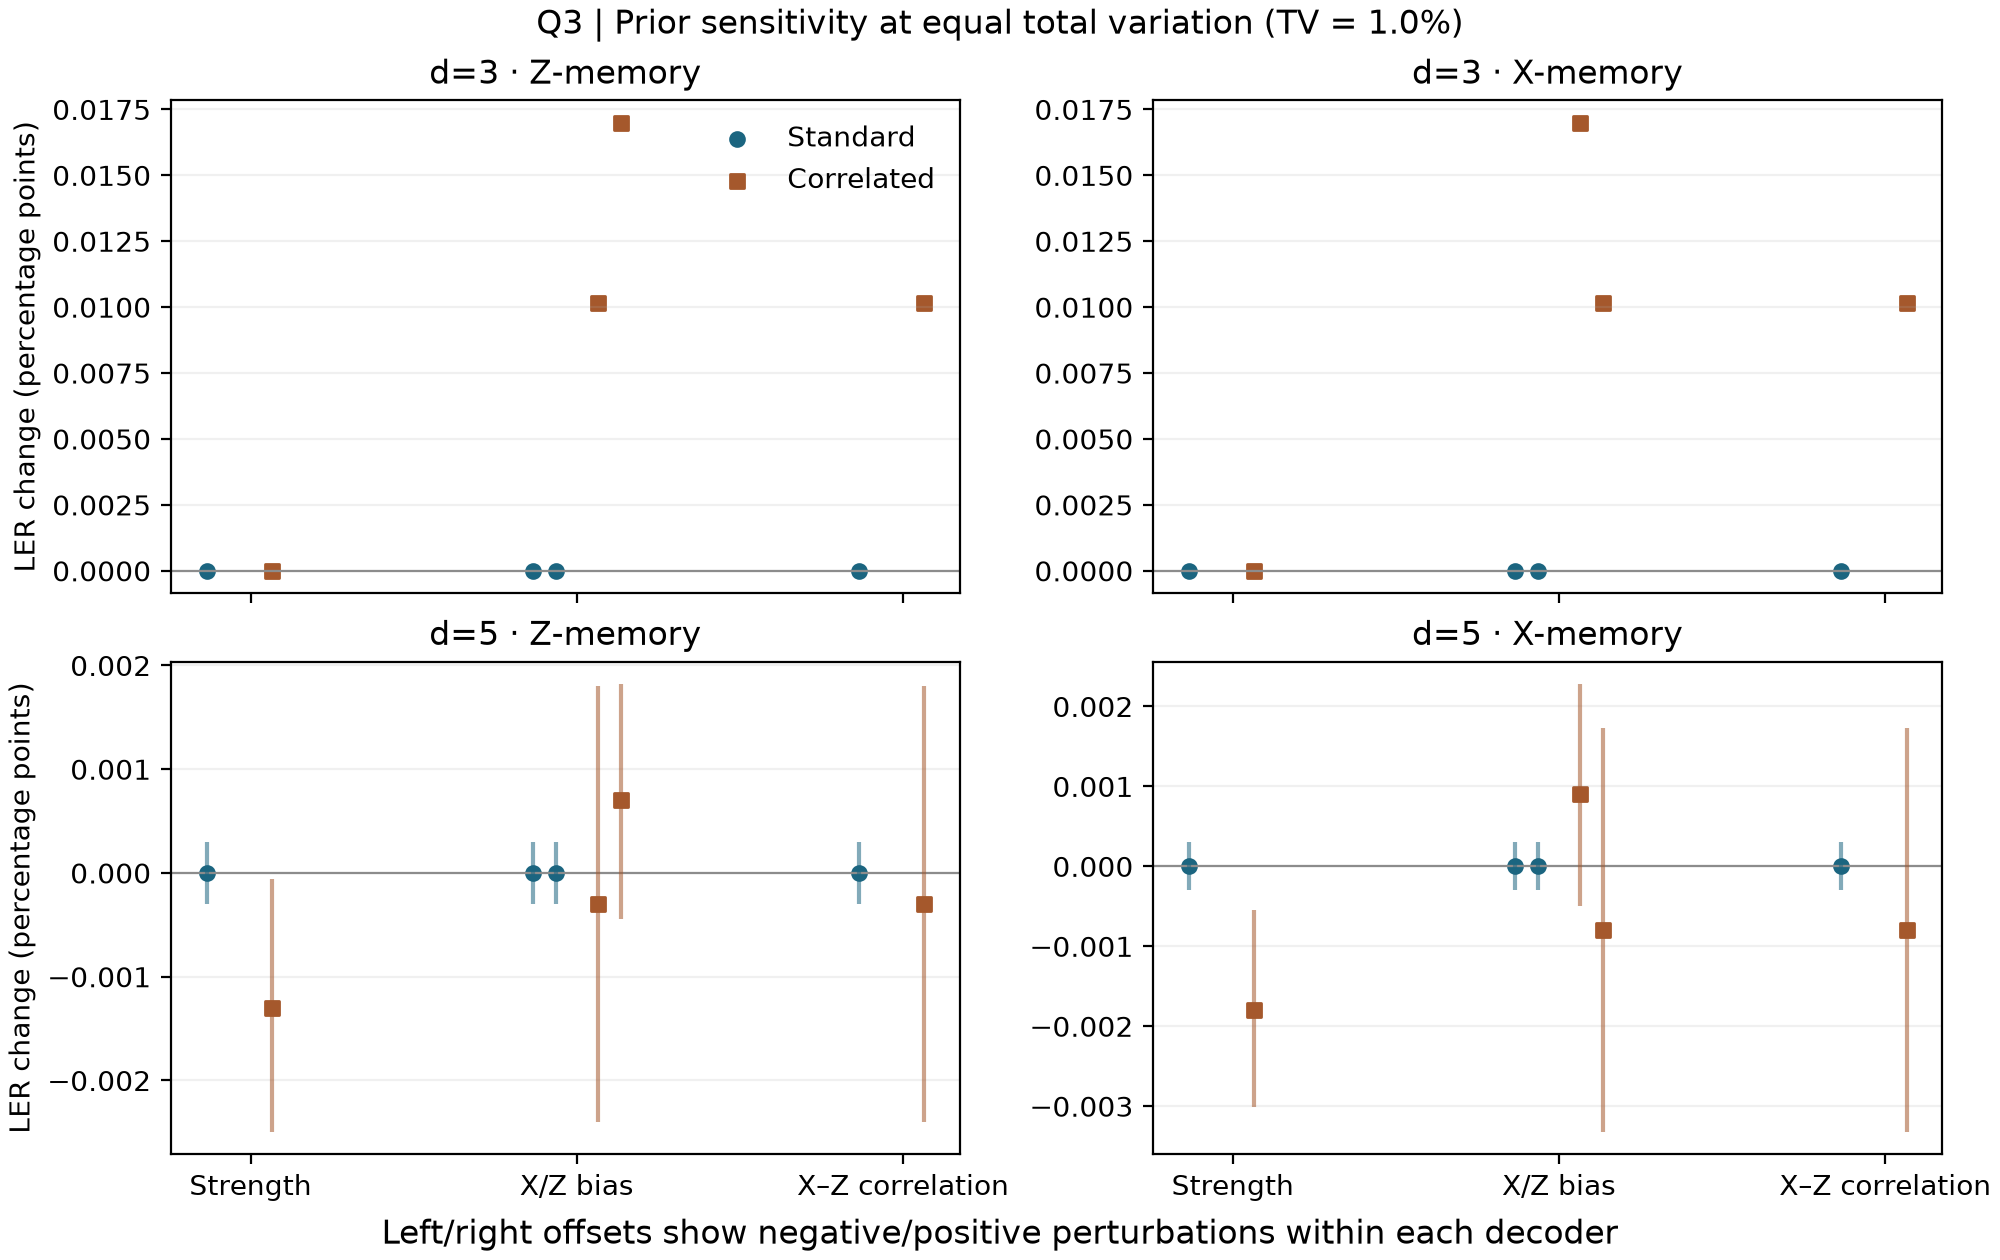

Source code (Python):
# /// script
# requires-python = ">=3.10"
# dependencies = ["numpy", "scipy", "stim", "pymatching>=2.3", "matplotlib"]
# ///
"""Compare equal-TV changes to three decoder prior coordinates."""

import argparse
import json
from math import exp, log, sqrt
from pathlib import Path

import numpy as np
import pymatching
import stim
from scipy.stats import beta

from q3_exact_ml import exact_joint_distribution
from q3_experiment import (
    TRUE_PRIOR, decoder_model, edge_weights, fault_signatures, memory_circuit, paired_stats,
)

PARAMETERS = ("strength", "bias", "correlation")
EQUAL_PAULI_PRIOR = (0.004, 0.004, 0.004)


def pauli_prior(strength, bias, log_odds_ratio):
    qx = strength * (1 + bias) / 2
    qz = strength * (1 - bias) / 2
    odds_ratio = exp(log_odds_ratio)
    b = 1 + (odds_ratio - 1) * (qx + qz)
    c = odds_ratio * qx * qz
    py = 2 * c / (b + sqrt(b * b - 4 * (odds_ratio - 1) * c))
    return np.array([1 - qx - qz + py, qx - py, py, qz - py])


def matched_tv_priors(levels, true_prior):
    px, py, pz = true_prior
    qx, qz = px + py, pz + py
    log_odds_ratio = log((1 - px - py - pz) * py / (px * pz))
    center = np.array([qx + qz, (qx - qz) / (qx + qz), log_odds_ratio])
    baseline = pauli_prior(*center)
    np.testing.assert_allclose(baseline[1:], true_prior, atol=1e-15)
    # Search each coordinate separately while keeping the other two fixed.
    for level in levels:
        for index, name in enumerate(PARAMETERS):
            broad = level > 0.002
            signs = (-1,) if broad and name != "bias" else (-1, 1)
            for sign in signs:
                def prior_at(step):
                    coordinates = center.copy()
                    coordinates[index] += sign * step
                    prior = pauli_prior(*coordinates)
                    return coordinates, prior, float(abs(baseline - prior).sum() / 2)

                low, high = 0.0, (0.999 * center[0], 0.999, 30.0)[index]
                if prior_at(high)[2] < level:
                    raise ValueError(f"Cannot bracket TV={level} for {name}")
                for _ in range(55):
                    mid = (low + high) / 2
                    if prior_at(mid)[2] < level:
                        low = mid
                    else:
                        high = mid
                coordinates, prior, tv = prior_at(high)
                if np.any(prior < 0) or not np.isclose(tv, level, atol=1e-14):
                    raise ValueError(f"Infeasible TV={level} for {name}")
                yield name, sign, coordinates.tolist(), prior.tolist(), tv


def make_decoder(ideal, signatures, prior, correlated):
    if not correlated:
        px, py, pz = prior
        qx, qz = px + py, py + pz
        prior = (qx * (1 - qz), qx * qz, (1 - qx) * qz)
    dem = decoder_model(ideal, signatures, prior)
    return pymatching.Matching.from_detector_error_model(dem, enable_correlations=correlated)


def paired_interval(reference_failed, failed):
    stats = paired_stats(reference_failed, failed)
    worse = stats["only_comparison_prior_failed"]
    better = stats["only_true_prior_failed"]
    if worse + better:
        # Bonferroni-combine two exact binomial intervals for the discordant rates.
        n = len(failed)
        tail = 0.05 / 4

        def bounds(count):
            return (
                beta.ppf(tail, count, n - count + 1) if count else 0.0,
                beta.ppf(1 - tail, count + 1, n - count) if count < n else 1.0,
            )

        worse_low, worse_high = bounds(worse)
        better_low, better_high = bounds(better)
        stats["95_percent_ci"] = [worse_low - better_high, worse_high - better_low]
    return stats


def analyze(distance, basis, shots, seed, priors, true_prior):
    ideal = memory_circuit(basis, distance, lambda _: stim.Circuit()).detector_error_model()
    signatures = fault_signatures(basis, distance)
    if distance == 3:
        joint = exact_joint_distribution(signatures, ideal.num_detectors, true_prior)
        masks = np.flatnonzero(joint.sum(axis=1))
        joint = joint[masks]
        dets = ((masks[:, None] >> np.arange(ideal.num_detectors)) & 1).astype(np.uint8)
    else:
        def noise(data):
            circuit = stim.Circuit()
            circuit.append("PAULI_CHANNEL_1", data, true_prior)
            return circuit

        circuit = memory_circuit(basis, distance, noise)
        dets, actual = circuit.compile_detector_sampler(seed=seed).sample(
            shots, separate_observables=True
        )

    rows, baselines = [], {}
    for mode, correlated in (("standard", False), ("correlated", True)):
        decoder = make_decoder(ideal, signatures, true_prior, correlated)
        reference = decoder.decode_batch(dets, enable_correlations=correlated)[:, 0]
        reference_weights = edge_weights(decoder)
        if distance == 3:
            positions = np.arange(len(reference))
            baseline = float(joint[positions, 1 - reference].sum())
        else:
            reference_failed = reference != actual[:, 0]
            baseline = float(reference_failed.mean())
        baselines[mode] = baseline

        for name, sign, coords, prior, tv in priors:
            decoder = make_decoder(ideal, signatures, prior[1:], correlated)
            predicted = decoder.decode_batch(dets, enable_correlations=correlated)[:, 0]
            if name in ("correlation", "independence"):
                weights = edge_weights(decoder)
                if weights.keys() != reference_weights.keys() or any(
                    abs(weights[edge] - weight) > 1e-10
                    for edge, weight in reference_weights.items()
                ):
                    raise RuntimeError("Correlation perturbation changed initial weights")
            if distance == 3:
                ler = float(joint[positions, 1 - predicted].sum())
                stats = {"ler_difference": ler - baseline}
            else:
                failed = predicted != actual[:, 0]
                ler = float(failed.mean())
                stats = paired_interval(reference_failed, failed)
            rows.append({
                "decoder": mode, "parameter": name, "direction": sign, "tv": tv,
                "strength_bias_log_odds_ratio": coords, "prior_i_x_y_z": prior, "ler": ler,
                "prediction_disagreements": int(np.count_nonzero(predicted != reference)),
                **stats,
            })
    return {
        "distance": distance, "basis": basis,
        "method": "exact enumeration" if distance == 3 else "paired simulation",
        "shots": None if distance == 3 else shots, "matched_baselines": baselines,
        "exact_ml_ler": float(joint.min(axis=1).sum()) if distance == 3 else None,
        "rows": rows,
    }


def plot(results, output, tv):
    import matplotlib
    matplotlib.use("Agg")
    import matplotlib.pyplot as plt

    fig, axes = plt.subplots(2, 2, figsize=(10, 6.3), layout="constrained", sharex=True)
    for ax, result in zip(axes.flat, results):
        ax.axhline(0, color="0.55", linewidth=0.8)
        for center, mode, color, marker in (
            (-0.1, "standard", "#1b6580", "o"),
            (0.1, "correlated", "#a5582c", "s"),
        ):
            rows = [r for r in result["rows"] if r["decoder"] == mode]
            for index, parameter in enumerate(PARAMETERS):
                selected = [
                    r for r in rows if r["parameter"] == parameter and np.isclose(r["tv"], tv)
                ]
                for row in selected:
                    x = index + center + row["direction"] * 0.035
                    y = row["ler_difference"] * 100
                    interval = row.get("95_percent_ci")
                    if interval is not None:
                        ax.vlines(x, interval[0]*100, interval[1]*100, color=color, alpha=0.55)
                    ax.scatter(x, y, marker=marker, color=color, s=25,
                               label=mode.capitalize() if index == 0 and row["direction"] == -1 else None)
        ax.set_title(f"d={result['distance']} · {result['basis'].upper()}-memory")
        ax.set_xticks(range(len(PARAMETERS)), ["Strength", "X/Z bias", "X–Z correlation"])
        ax.grid(axis="y", alpha=0.18)
    for ax in axes[:, 0]:
        ax.set_ylabel("LER change (percentage points)")
    axes[0, 0].legend(frameon=False)
    fig.suptitle(f"Q3 | Prior sensitivity at equal total variation (TV = {tv:.1%})")
    fig.supxlabel("Left/right offsets show negative/positive perturbations within each decoder")
    fig.savefig(output, dpi=200)


def main():
    parser = argparse.ArgumentParser(description=__doc__)
    parser.add_argument("--shots", type=int, default=1_000_000)
    parser.add_argument("--seed", type=int, default=42)
    parser.add_argument("--equal-pauli", action="store_true")
    args = parser.parse_args()
    if args.shots < 1:
        parser.error("shots must be positive")
    true_prior = EQUAL_PAULI_PRIOR if args.equal_pauli else TRUE_PRIOR
    levels = (0.0005, 0.0009, 0.005) if args.equal_pauli else (0.0005, 0.0009, 0.005, 0.01)
    prefix = "q3_equal_pauli" if args.equal_pauli else "q3_parameter_sensitivity"
    priors = list(matched_tv_priors(levels, true_prior))
    if args.equal_pauli:
        px, py, pz = true_prior
        qx, qz = px + py, pz + py
        strength, bias = qx + qz, (qx - qz) / (qx + qz)
        prior = pauli_prior(strength, bias, 0)
        # At fixed marginals, all four probabilities shift by |py - qx*qz|.
        tv = 2 * abs(py - qx * qz)
        priors.append(("independence", -1, [strength, bias, 0], prior.tolist(), float(tv)))
    results = [
        analyze(distance, basis, args.shots, args.seed, priors, true_prior)
        for distance in (3, 5) for basis in ("z", "x")
    ]
    report = {"true_prior_x_y_z": true_prior, "tv_levels": levels, "seed": args.seed, "results": results}
    Path(f"{prefix}.json").write_text(json.dumps(report, indent=2) + "\n", encoding="utf-8")
    plot(results, f"{prefix}.png", levels[-1])


if __name__ == "__main__":
    main()
